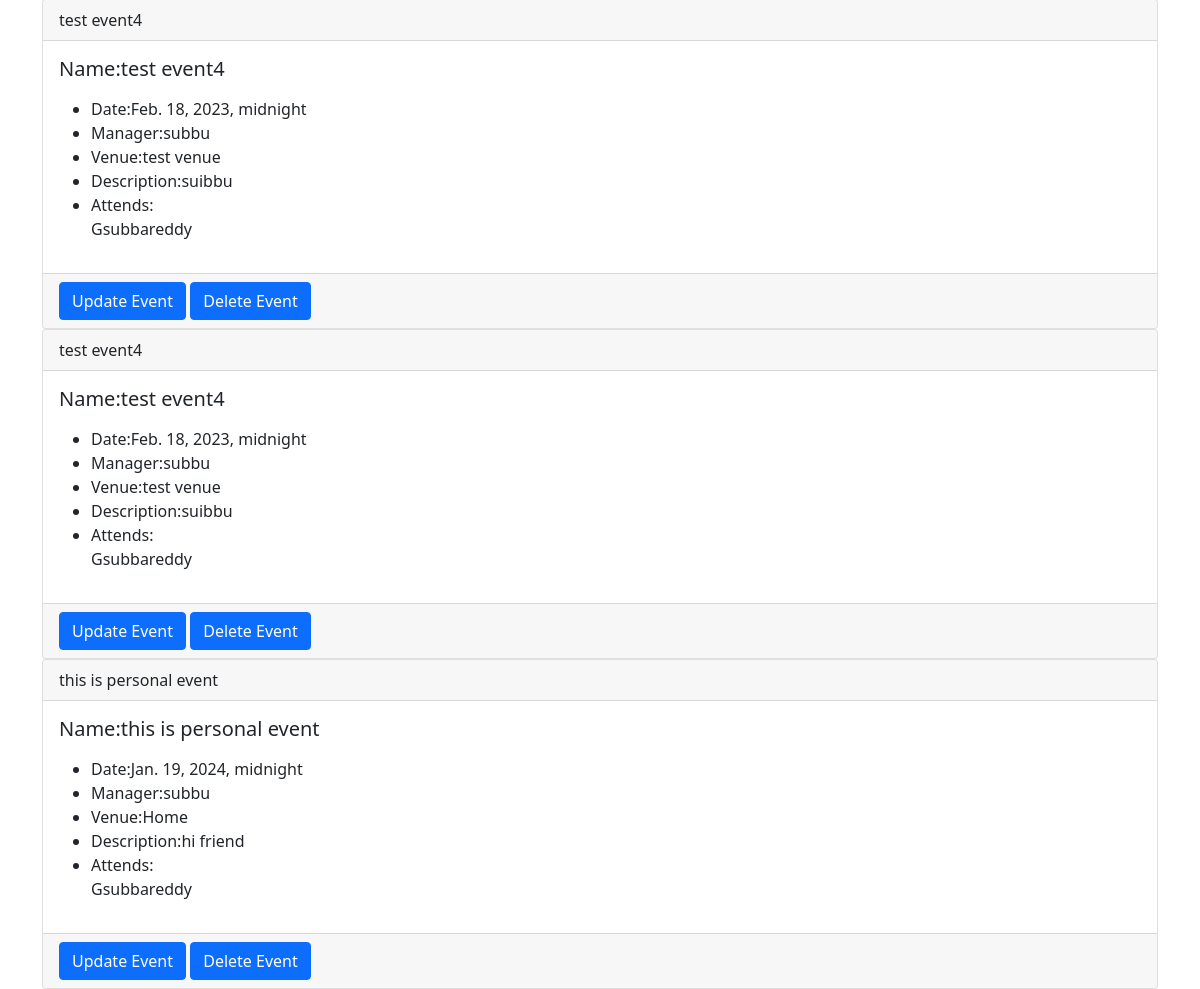
The app's page /myclub/event (lower part), older data.
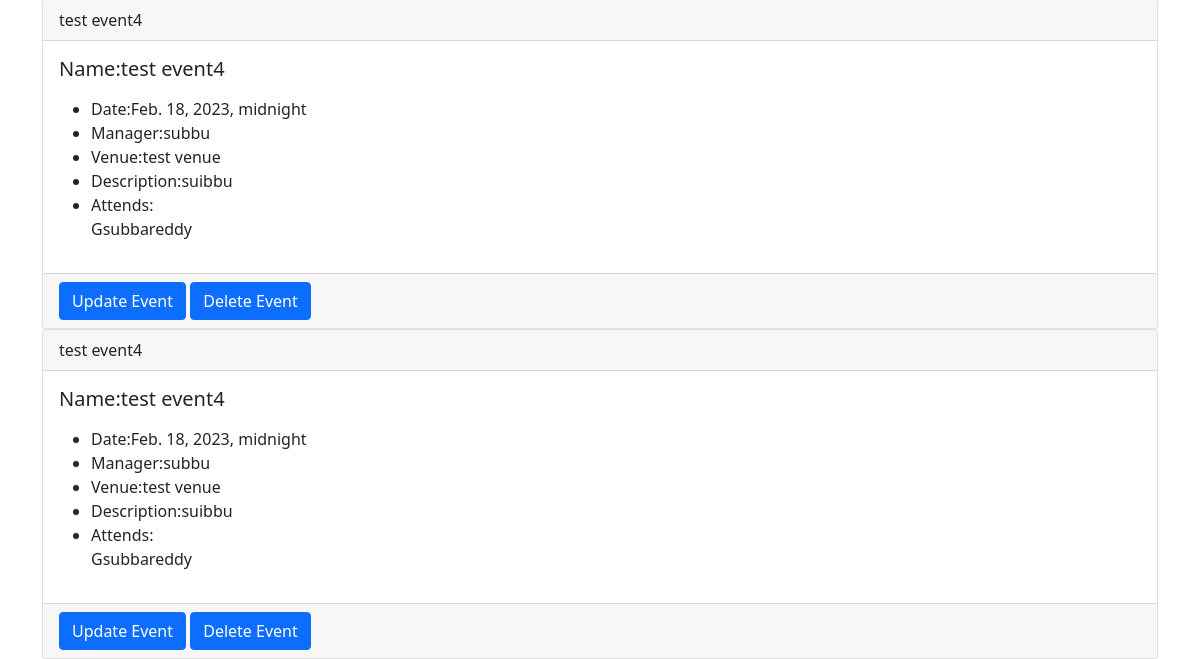
The same page, newer data.
### myclub/models.py (models this page shows)
class Event(models.Model):
  name=models.CharField(max_length=200)
  event_date=models.DateTimeField()
  venue=models.ForeignKey(Venue,blank=True,null=True,on_delete=models.CASCADE)
  manager=models.ForeignKey(User,blank=True,null=True,on_delete=models.SET_NULL)
  description=models.TextField(blank=True)
  attends=models.ManyToManyField(MyClubUser,blank=True)
  def __str__(self):
    return self.name

class Venue(models.Model):
  name=models.CharField('Venue name',max_length=100)
  address=models.CharField(max_length=100)
  zip_code=models.CharField('Zip code',max_length=10)
  phone=models.CharField('conatact number',max_length=14)
  web=models.URLField('website address')
  email_address=models.EmailField('Email address')
  def __str__(self):
    return self.name

class MyClubUser(models.Model):
  first_name=models.CharField(max_length=25)
  last_name=models.CharField(max_length=25)
  email=models.EmailField('User Email')
  def __str__(self):
    return self.first_name

### myclub/views.py (the view)
# urls.py: path('event', views.Event_list, name='event_list'),
def Event_list(request):
    all_list = Event.objects.all().order_by('name')
    return render(request, 'myclub/event_list.html', {'all_list': all_list})

### templates/myclub/event_list.html (shortened to what this page needs)
{% extends 'myclub/basic.html' %}
{% block content %}
{% for event in all_list %}
<div class="card">
  <div class="card-header">
    {{event}}
  </div>
  <div class="card-body">
    <h5 class="card-title">Name:{{event.name}}</h5>
    <p class="card-text">
      <ul>
        <li>Date:{{event.event_date}}</li>
        <li>Manager:{{event.manager}}</li>
        <li>Venue:{{event.venue}}</li>
        <li>Description:{{event.description}}</li>
        <li>Attends:</br>
          {% for user in event.attends.all %}</li>
          {{user}}</br>
          {%endfor%}
      </ul>
    </p>
    </div>
  <div class="card-footer card-text">
  <a href="{% url 'update-event' event.id %}" class="btn btn-primary" role="button" >Update Event</a>
  <a href="{% url 'delete-event' event.id %}" class="btn btn-primary" role="button" >Delete Event</a>
</div>
</div>
 {%endfor%}
{%endblock%}

Row changes from the older to the newer data that the page shows:
removed Event: name "this is personal event", event_date "Jan. 19, 2024, midnight", manager "subbu", venue "Home", description "hi friend", MyClubUser (first_name "Gsubbareddy")
